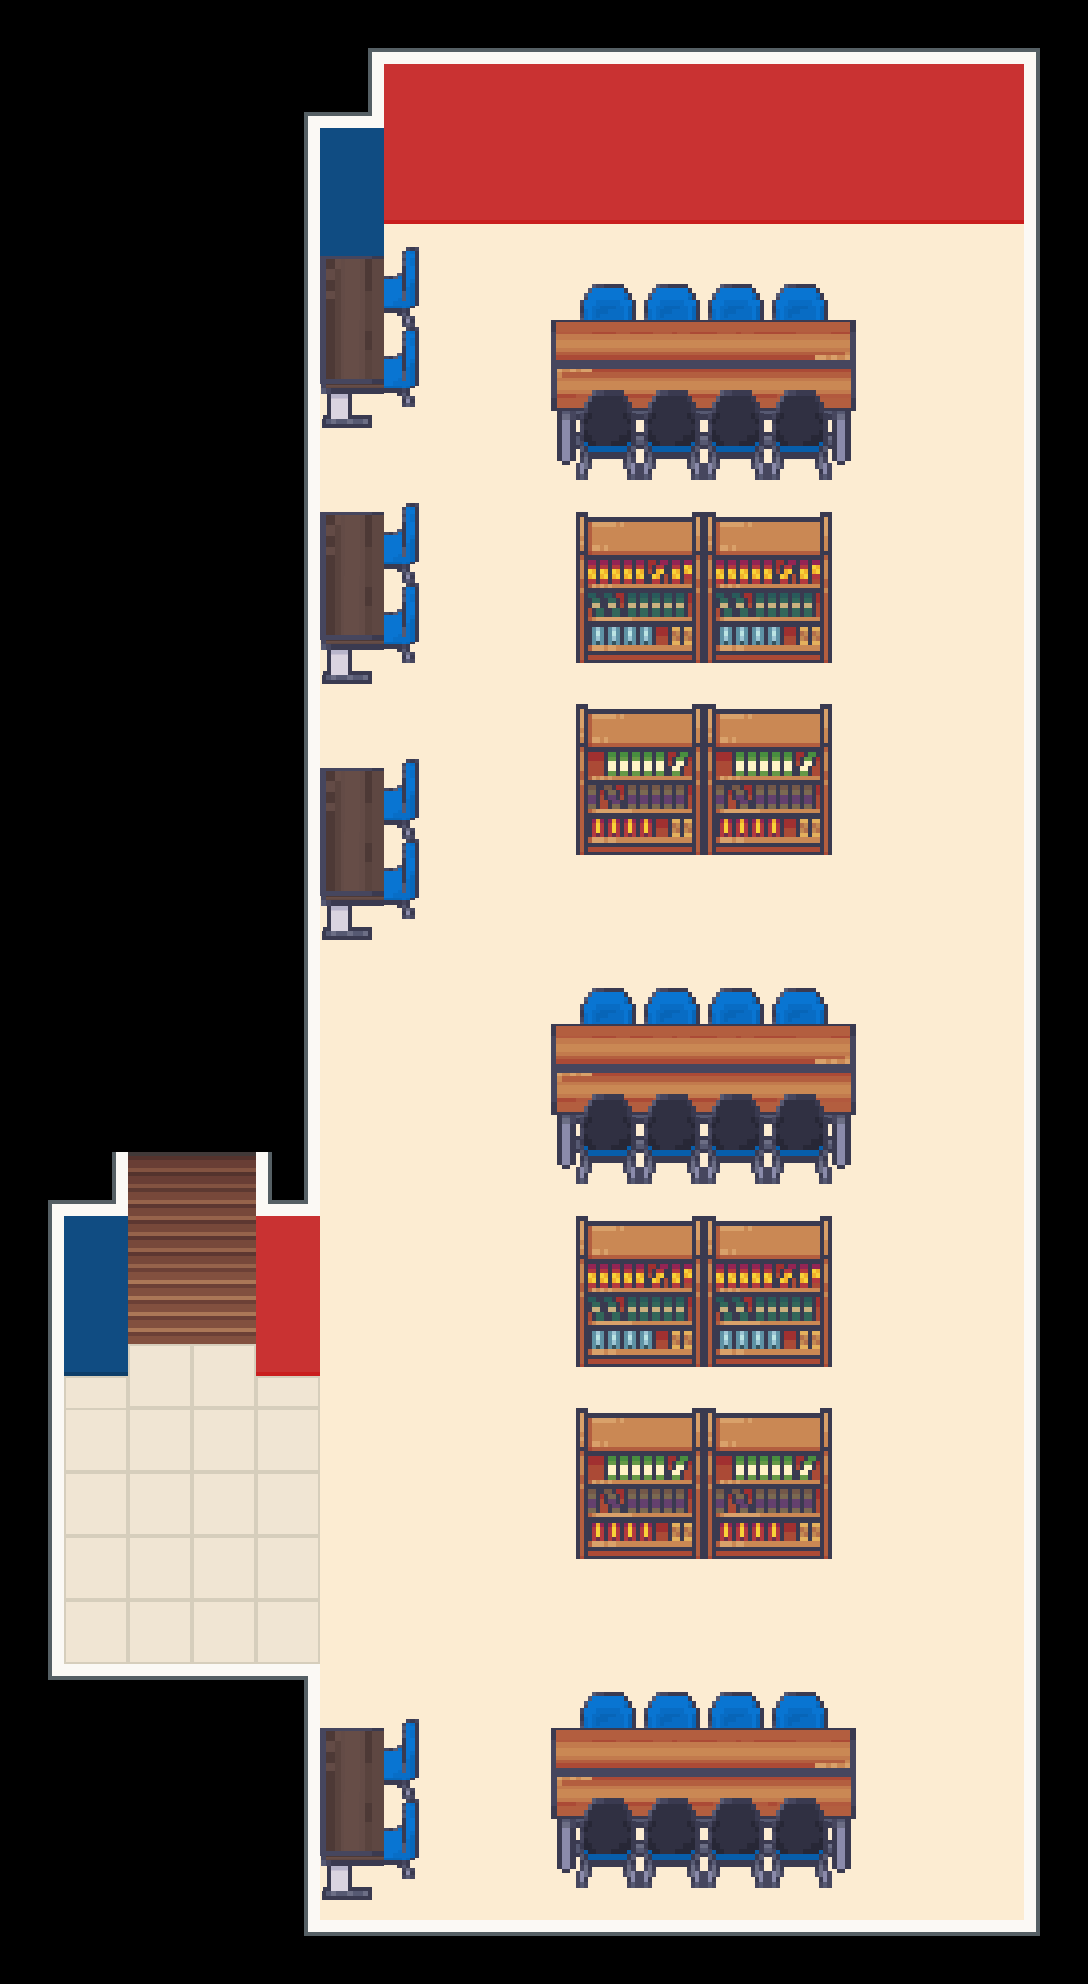

Rendered tile map (Tiled .tmx) drawn with the repository's tilesets; below, a short description and the full map source, tile grids included:
An orthogonal 17x31 tile map with 64x64 px tiles, 2 tile layers (Floor, Furnishing), 3 tilesets and 21 objects (Player).

<map version="1.10" tiledversion="1.11.2" orientation="orthogonal" renderorder="right-down" width="17" height="31" tilewidth="64" tileheight="64" infinite="0" nextlayerid="6" nextobjectid="23">
 <properties>
  <property name="display_name" value="Upper Library (Quiet Zone)" />
  <property name="display_title" value="Main Building (L3)" />
 </properties>
 <tileset firstgid="1" name="LCB_indoor" tilewidth="64" tileheight="64" tilecount="1550" columns="25">
  <image source="../../graphics/tilesets/indoor.png" width="1600" height="3968" />
 </tileset>
 <tileset firstgid="1551" name="LCB_furnishing" tilewidth="64" tileheight="64" tilecount="1007" columns="19">
  <image source="../../graphics/tilesets/furnishing.png" width="1216" height="3392" />
 </tileset>
 <tileset firstgid="2558" name="LCB_furnishing" tilewidth="64" tileheight="64" tilecount="1007" columns="19">
  <image source="../../graphics/tilesets/furnishing.png" width="1216" height="3392" />
 </tileset>
 <layer id="1" name="Floor" width="17" height="31">
  <data encoding="csv">
0,0,0,0,0,11,158,158,158,158,158,158,158,158,158,158,12,
0,0,0,0,11,63,224,224,224,224,224,224,224,224,224,224,235,
0,0,0,0,206,183,249,249,249,249,249,249,249,249,249,249,235,
0,0,0,0,206,208,274,274,274,274,274,274,274,274,274,274,235,
0,0,0,0,206,23,23,23,23,23,23,23,23,23,23,23,235,
0,0,0,0,206,23,23,23,23,23,23,23,23,23,23,23,235,
0,0,0,0,206,23,23,23,23,23,23,23,23,23,23,23,235,
0,0,0,0,206,23,23,23,23,23,23,23,23,23,23,23,235,
0,0,0,0,206,23,23,23,23,23,23,23,23,23,23,23,235,
0,0,0,0,206,23,23,23,23,23,23,23,23,23,23,23,235,
0,0,0,0,206,23,23,23,23,23,23,23,23,23,23,23,235,
0,0,0,0,206,23,23,23,23,23,23,23,23,23,23,23,235,
0,0,0,0,206,23,23,23,23,23,23,23,23,23,23,23,235,
0,0,0,0,206,23,23,23,23,23,23,23,23,23,23,23,235,
0,0,0,0,206,23,23,23,23,23,23,23,23,23,23,23,235,
0,0,0,0,206,23,23,23,23,23,23,23,23,23,23,23,235,
0,0,0,0,206,23,23,23,23,23,23,23,23,23,23,23,235,
0,0,0,0,206,23,23,23,23,23,23,23,23,23,23,23,235,
11,63,250,250,111,23,23,23,23,23,23,23,23,23,23,23,235,
206,183,275,275,33,23,23,23,23,23,23,23,23,23,23,23,235,
206,208,300,300,58,23,23,23,23,23,23,23,23,23,23,23,235,
206,233,25,25,83,23,23,23,23,23,23,23,23,23,23,23,235,
206,25,25,25,25,23,23,23,23,23,23,23,23,23,23,23,235,
206,25,25,25,25,23,23,23,23,23,23,23,23,23,23,23,235,
231,25,25,25,25,23,23,23,23,23,23,23,23,23,23,23,235,
231,25,25,25,25,23,23,23,23,23,23,23,23,23,23,23,235,
36,283,283,283,88,23,23,23,23,23,23,23,23,23,23,23,235,
0,0,0,0,231,11,23,23,23,23,23,23,23,23,23,23,235,
0,0,0,0,231,11,23,23,23,23,23,23,23,23,23,23,235,
0,0,0,0,231,23,23,23,23,23,23,23,23,23,23,23,235,
0,0,0,0,36,283,283,283,283,283,283,283,283,283,283,283,37
</data>
 </layer>
 <layer id="2" name="Furnishing" width="17" height="31">
  <data encoding="csv">
0,0,0,0,0,0,0,0,0,0,0,0,0,0,0,0,0,
0,0,0,0,0,0,0,0,0,0,0,0,0,0,0,0,0,
0,0,0,0,0,0,0,0,0,0,0,0,0,0,0,0,0,
0,0,0,0,0,0,1808,0,0,0,0,0,0,0,0,0,0,
0,0,0,0,0,2272,1827,0,1980,1981,1982,1982,1983,1984,0,0,0,
0,0,0,0,0,2310,1846,0,1999,2000,2001,2001,2002,2003,0,0,0,
0,0,0,0,0,2329,1865,0,2018,2019,2020,2020,2021,2022,0,0,0,
0,0,0,0,0,0,1808,0,2037,2038,2039,2039,2040,2041,0,0,0,
0,0,0,0,0,2272,1827,0,0,1800,1801,1800,1801,0,0,0,0,
0,0,0,0,0,2310,1846,0,0,1819,1820,1819,1820,0,0,0,0,
0,0,0,0,0,2329,1865,0,0,1838,1839,1838,1839,0,0,0,0,
0,0,0,0,0,0,1808,0,0,1802,1803,1802,1803,0,0,0,0,
0,0,0,0,0,2272,1827,0,0,1821,1822,1821,1822,0,0,0,0,
0,0,0,0,0,2310,1846,0,0,1840,1841,1840,1841,0,0,0,0,
0,0,0,0,0,2329,1865,0,0,0,0,0,0,0,0,0,0,
0,0,0,0,0,0,0,0,1980,1981,1982,1982,1983,1984,0,0,0,
0,0,0,0,0,0,0,0,1999,2000,2001,2001,2002,2003,0,0,0,
0,0,0,0,0,0,0,0,2018,2019,2020,2020,2021,2022,0,0,0,
0,0,0,0,0,0,0,0,2037,2038,2039,2039,2040,2041,0,0,0,
0,0,0,0,0,0,0,0,0,1800,1801,1800,1801,0,0,0,0,
0,0,0,0,0,0,0,0,0,1819,1820,1819,1820,0,0,0,0,
0,0,0,0,0,0,0,0,0,1838,1839,1838,1839,0,0,0,0,
0,0,0,0,0,0,0,0,0,1802,1803,1802,1803,0,0,0,0,
0,0,0,0,0,0,0,0,0,1821,1822,1821,1822,0,0,0,0,
0,0,0,0,0,0,0,0,0,1840,1841,1840,1841,0,0,0,0,
0,0,0,0,0,0,0,0,0,0,0,0,0,0,0,0,0,
0,0,0,0,0,0,1808,0,0,1981,1982,1983,1983,0,0,0,0,
0,0,0,0,0,2272,1827,0,1999,2000,2001,2001,2002,2003,0,0,0,
0,0,0,0,0,2310,1846,0,2018,2019,2020,2021,2021,2022,0,0,0,
0,0,0,0,0,2329,1865,0,2037,2038,2038,2039,2040,2041,0,0,0,
0,0,0,0,0,0,0,0,0,0,0,0,0,0,0,0,0
</data>
 </layer>
 <objectgroup id="3" name="Entities">
  <object id="1" name="Player" x="192" y="1472">
   <properties>
    <property name="direction" value="down" />
    <property name="pos" value="main_2_library" />
   </properties>
   <point />
  </object>
 </objectgroup>
 <objectgroup id="4" name="Collisions">
  <object id="2" x="2.3333" y="1148.33" width="125.333" height="157" />
  <object id="3" x="2.75" y="1148.25" width="62" height="567.5" />
  <object id="4" x="3.25" y="1621.5" width="317.25" height="315.833" />
  <object id="5" x="254.834" y="2" width="65.833" height="1304.5" />
  <object id="6" x="254.5" y="65" width="129" height="191" />
  <object id="7" x="253.833" y="0" width="834.167" height="155" />
  <object id="8" x="1023" y="45.5" width="79.5" height="1976.5" />
  <object id="10" x="255.667" y="1875.33" width="847.333" height="145.667" />
  <object id="11" x="303.5" y="237.75" width="117" height="145.75" />
  <object id="12" x="303" y="468.375" width="117" height="172" />
  <object id="13" x="302.75" y="724.75" width="117" height="172" />
  <object id="14" x="303.167" y="1685.33" width="117" height="251.5" />
  <object id="15" x="548.5" y="256.625" width="309" height="179.25" />
  <object id="16" x="548.5" y="959.875" width="309" height="179.25" />
  <object id="17" x="549" y="1664.38" width="309" height="179.25" />
  <object id="18" x="574" y="1367.88" width="259.5" height="116.75" />
  <object id="19" x="572.75" y="1172.88" width="259.5" height="119.75" />
  <object id="20" x="574.25" y="663.375" width="259.5" height="116.75" />
  <object id="21" x="574.25" y="469.375" width="259.5" height="118.25" />
 </objectgroup>
 <objectgroup id="5" name="Transition">
  <object id="22" x="117.667" y="1268.33" width="145.667" height="11">
   <properties>
    <property name="pos" value="main_2_upperlibrary" />
    <property name="target" value="main_2_library" />
   </properties>
  </object>
 </objectgroup>
</map>
